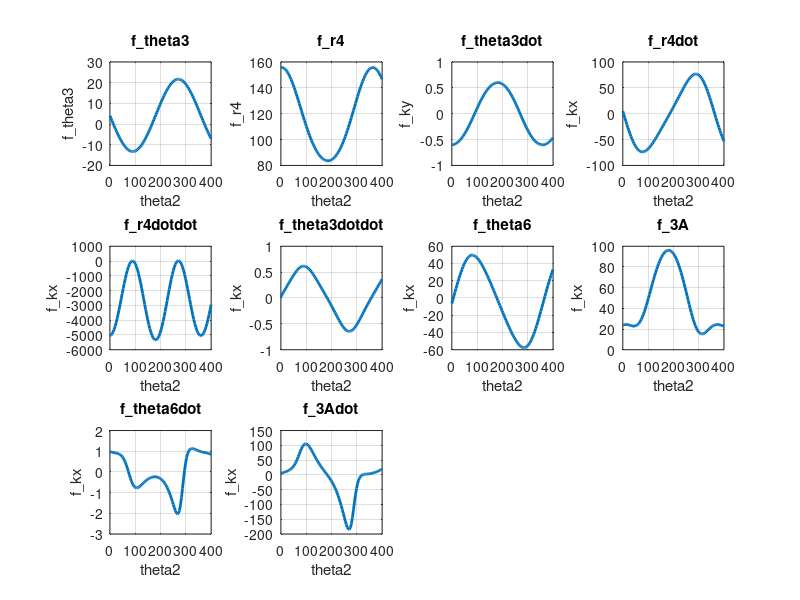

MATLAB code for this plot:

%Code for Angles
theta2 = linspace(0, 400, 100);
R1 = 8.4;  % Example known value
R2 = 36;  % Example known value
R3 = 120;
R6 = 60;
theta2_velocity = 2;

f_theta3 = @(theta2) asind((R1 - R2.*sind(theta2))/R3);
f_r4 = @(theta2) R3.*cosd(f_theta3(theta2)) + R2.*cosd(theta2);
f_theta3dot = @(theta2) -1*R2*theta2_velocity*cosd(theta2)./(R3*cosd(f_theta3(theta2)));
f_r4dot = @(theta2) -1*R3.*f_theta3dot(theta2).*sind(f_theta3(theta2)) - R2*theta2_velocity.*sind(theta2);
f_theta3dotdot = @(theta2) (R3.*(f_theta3dot(theta2).^2).*sind(f_theta3(theta2)) + R2*theta2_velocity.*sind(theta2)) ./ (R3.*cosd(f_theta3(theta2)));
f_r4dotdot = @(theta2) -1*R3.*(f_theta3dotdot(theta2).*sind(f_theta3(theta2)) + R3.*f_theta3dot(theta2).^2.*cosd(f_theta3(theta2))) + + R2.*theta2_velocity.^2.*cosd(theta2);


f_theta6 = @(theta2) -1*asind(R2/R6*sind(f_theta3(theta2) - theta2)) - f_theta3(theta2);
f_3A = @(theta2) (R6.*cosd(f_theta6(theta2)) - R2.*cosd(theta2))./cosd(f_theta3(theta2));
f_3Adot = @(theta2) (f_3A(theta2).*f_theta3dot(theta2).*(sind(f_theta3(theta2)).*cosd(f_theta6(theta2)) - cosd(f_theta3(theta2)).*sind(f_theta6(theta2))) ...
            + R2*theta2_velocity.*(sind(theta2).*cosd(f_theta6(theta2)) - cosd(theta2).*sind(f_theta6(theta2)))) ...
            ./ (cosd(f_theta3(theta2)).*cosd(f_theta6(theta2)) + sind(f_theta3(theta2)).*sind(f_theta6(theta2)));

f_theta6dot = @(theta2) (f_3Adot(theta2).*cosd(f_theta3(theta2)) - f_3A(theta2).*f_theta3dot(theta2).*sind(f_theta3(theta2)) - R2*theta2_velocity.*sind(theta2)) ./ (-R6.*sind(f_theta6(theta2)));

f_ky = @(theta2) (-1.*R6.*(f_theta6dot(theta2).^2).*sind(f_theta6(theta2)) - 2.*f_3Adot(theta2).*f_theta3dot(theta2).*cosd(f_theta3(theta2)) - f_3A(theta2).*f_theta3dotdot(theta2).*cosd(f_theta3(theta2)) + f_3A.*(f_theta3dot(theta2).^2).*sind(f_theta3(theta2)) + R2*(theta2_velocity^2).*sin(theta2));
f_kx = @(theta2) -1*R6.*(f_theta6dot(theta2).^2).*cosd(f_theta6(theta2)) + 2.*f_3Adot(theta2).*f_theta3(theta2).*sind(f_theta3dot(theta2)) + f_3A(theta2).*f_theta3dotdot(theta2).*sind(f_theta3(theta2));

% Create a 2x2 grid of subplots
figure;

% Plot 1: f_theta3
subplot(3, 4, 1);  % 2x2 grid, plot 1
plot(theta2, f_theta3(theta2), 'LineWidth', 2);
title('f\_theta3');
xlabel('theta2');
ylabel('f\_theta3');
grid on;

% Plot 2: f_r4
subplot(3, 4, 2);  % 2x2 grid, plot 2
plot(theta2, f_r4(theta2), 'LineWidth', 2);
title('f\_r4');
xlabel('theta2');
ylabel('f\_r4');
grid on;

% Plot 3: theta3dot
subplot(3, 4, 3);  % 2x2 grid, plot 3
plot(theta2, f_theta3dot(theta2), 'LineWidth', 2);
title('f\_theta3dot');
xlabel('theta2');
ylabel('f\_ky');
grid on;

% Plot 4: r4_dot
subplot(3, 4, 4);  % 2x2 grid, plot 4
plot(theta2, f_r4dot(theta2), 'LineWidth', 2);
title('f\_r4dot');
xlabel('theta2');
ylabel('f\_kx');
grid on;

subplot(3, 4, 5);  % 2x2 grid, plot 4
plot(theta2, f_r4dotdot(theta2), 'LineWidth', 2);
title('f\_r4dotdot');
xlabel('theta2');
ylabel('f\_kx');
grid on;

subplot(3, 4, 6);  % 2x2 grid, plot 4
plot(theta2, f_theta3dotdot(theta2), 'LineWidth', 2);
title('f\_theta3dotdot');
xlabel('theta2');
ylabel('f\_kx');
grid on;

subplot(3, 4, 7);  % 2x2 grid, plot 4
plot(theta2, f_theta6(theta2), 'LineWidth', 2);
title('f\_theta6');
xlabel('theta2');
ylabel('f\_kx');
grid on;

subplot(3, 4, 8);  % 2x2 grid, plot 4
plot(theta2, f_3A(theta2), 'LineWidth', 2);
title('f\_3A');
xlabel('theta2');
ylabel('f\_kx');
grid on;

subplot(3, 4, 9);  % 2x2 grid, plot 4
plot(theta2, f_theta6dot(theta2), 'LineWidth', 2);
title('f\_theta6dot');
xlabel('theta2');
ylabel('f\_kx');
grid on;

subplot(3, 4, 10);  % 2x2 grid, plot 4
plot(theta2, f_3Adot(theta2), 'LineWidth', 2);
title('f\_3Adot');
xlabel('theta2');
ylabel('f\_kx');
grid on;